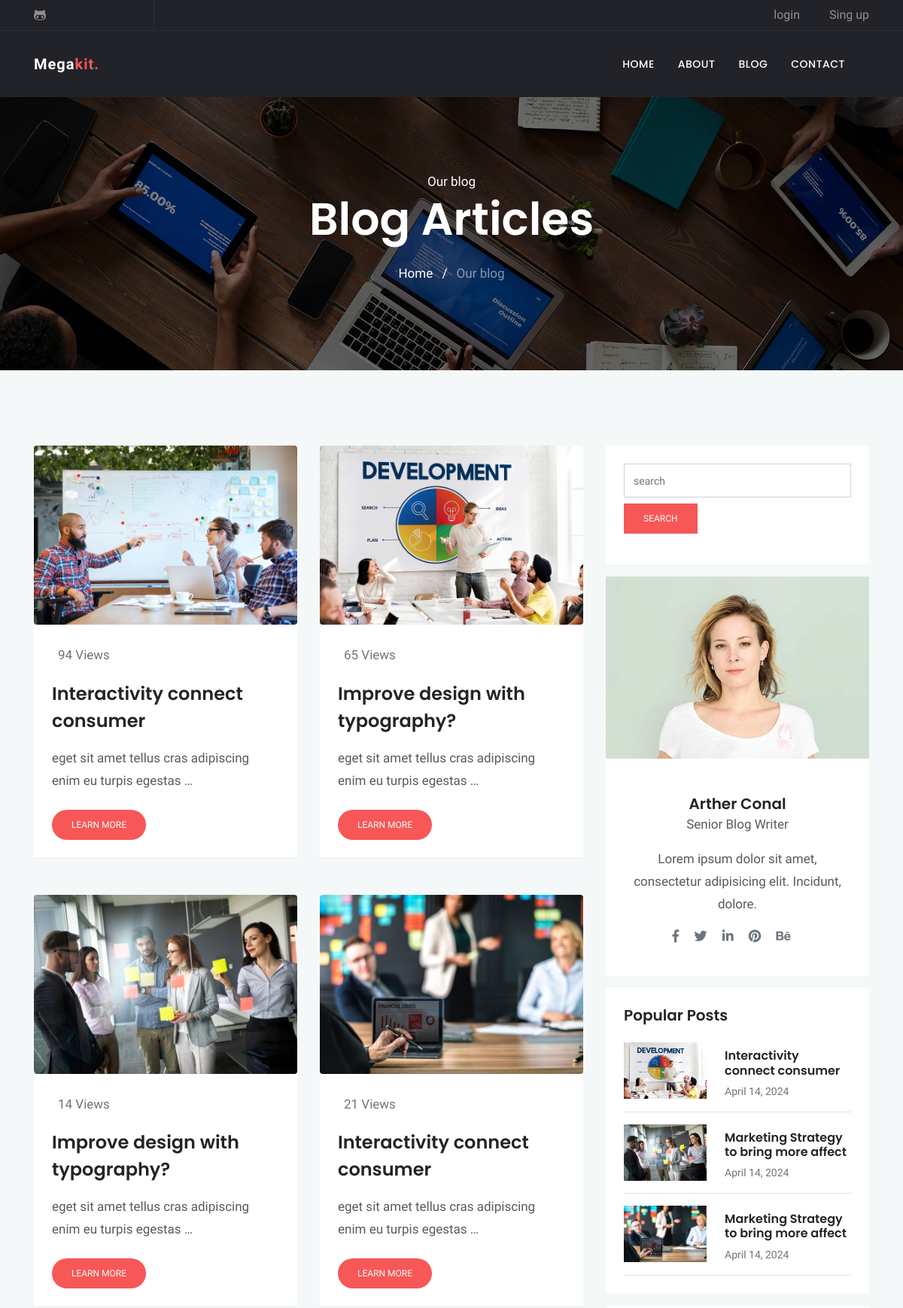
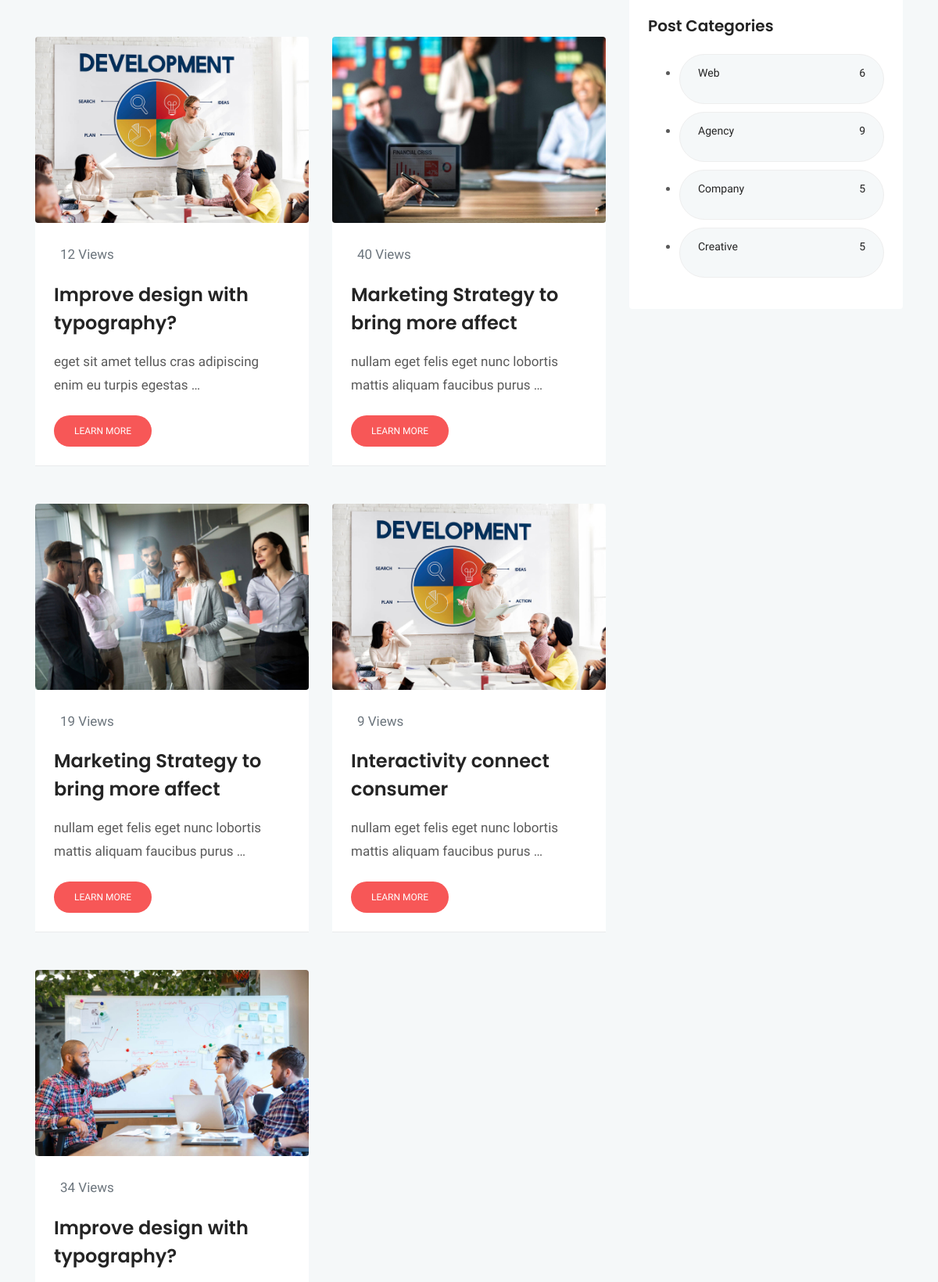
The app's page /blog/search/ (upper part) with its own data (2 pictures, top to bottom).
### blog/models.py (models this page shows, shortened)
class Post (models.Model) :
    image = models.ImageField(upload_to = 'blog/',default = 'blog/default.jpg')
    author = models.ForeignKey(User,on_delete=models.SET_NULL,null=True)
    title = models.CharField (max_length = 200)
    content = models.TextField ()
    tags = TaggableManager()
    category = models.ManyToManyField (Category)
    counted_view = models.IntegerField (default = 0)
    status = models.BooleanField (default = False)
    login_required = models.BooleanField (default = False)
    published_date = models.DateTimeField (null = True)
    created_date = models.DateTimeField (auto_now_add = True)
    update_date = models.DateTimeField (auto_now = True)
    class Meta:
        ordering = ['-created_date']

class Category(models.Model):
    name = models.CharField(max_length = 255)
    def __str__(self):
        return self.name

### blog/views.py (the view)
# urls.py: path('search/',blog_search, name="search"),
def blog_search(request):
    posts = Post.objects.filter(status=1)
    if request.method == 'GET':
        s = request.GET.get('s')
        if s:
            posts = posts.filter(content__contains=s)
    context = {'posts': posts}
    return render(request, "blog/blog-sidebar.html", context)

### blog/templatetags/blog_tags.py (called while the page is built)
@register.inclusion_tag('blog/popular-posts.html')
def latestposts(arg = 3) :
    posts = Post.objects.filter(status = 1).order_by('published_date')[:arg]
    return {'posts': posts}

@register.inclusion_tag('blog/post-categories.html')
def postcategories() :
    posts = Post.objects.filter(status = 1)
    categories = Category.objects.all()
    cat_dict = {}
    for name in categories :
        cat_dict[name]=posts.filter(category=name).count()
    return {'categories':cat_dict}

### templates/blog/blog-sidebar.html (shortened to what this page needs)
{% extends 'base.html' %}
{% load static %}
{% load blog_tags %}
{% block content %}
<!doctype html>
<html lang="en">
<head>
  <link rel="stylesheet" href="{% static 'plugins/bootstrap/css/bootstrap.min.css' %}">
  <link rel="stylesheet" href="{% static 'plugins/themify/css/themify-icons.css' %}">
  <link rel="stylesheet" href="{% static 'plugins/fontawesome/css/all.css' %}">
  <link rel="stylesheet" href="{% static 'plugins/magnific-popup/dist/magnific-popup.css' %}">
  <link rel="stylesheet" href="{% static 'plugins/slick-carousel/slick/slick.css' %}">
  <link rel="stylesheet" href="{% static 'plugins/slick-carousel/slick/slick-theme.css' %}">
  <link rel="stylesheet" href="{% static 'css/style.css' %}">
</head>
<body>
  <div class="main-wrapper ">
    <section class="page-title bg-1">
      <div class="container">
        <div class="row">
          <div class="col-md-12">
            <div class="block text-center">
              <span class="text-white">Our blog</span>
              <h1 class="text-capitalize mb-4 text-lg">Blog articles</h1>
              <ul class="list-inline">
                <li class="list-inline-item"><a href="http://127.0.0.1:8000/" class="text-white">Home</a></li>
                <li class="list-inline-item"><span class="text-white">/</span></li>
                <li class="list-inline-item"><a href="{% url 'blog:index' %}" class="text-white-50">Our blog</a></li>
              </ul>
            </div>
          </div>
        </div>
      </div>
    </section>
    <section class="section blog-wrap bg-gray">
      <div class="container">
        <div class="row">
          <div class="col-lg-8">
            <div class="row">
              {% for post in posts %}
              <div class="col-lg-6 col-md-6 mb-5">
                <div class="blog-item">
                  <img src="{{post.image.url}}" alt="" class="img-fluid rounded">
                  <div class="blog-item-content bg-white p-4">
                    <div class="blog-item-meta  py-1 px-2">
                      <span class="text-muted text-capitalize mr-3"></i>{{post.counted_view}} Views</span>
                    </div>
                    <h3 class="mt-3 mb-3"><a href="{% url 'blog:single' pid=post.id %}">{{post.title}}</a></h3>
                    <p class="mb-4">{{ post.content|truncatewords:10 }}</p>
                    <a href="{{post.id}}" class="btn btn-small btn-main btn-round-full">Learn More</a>
                  </div>
                </div>
              </div>
              {% endfor %}
            </div>
          </div>
          <div class="col-lg-4">
            <div class="sidebar-wrap">
              {% include 'blog/blog-search.html' %}
              {% include 'blog/blog-writer.html' %}
              {% latestposts 3 %}
              {% postcategories %}
            </div>
    </section>
</body>
</html>
{% endblock %}

### templates/blog/popular-posts.html
{% load static %}
{% load humanize %}
    <div class="sidebar-widget latest-post card border-0 p-4 mb-3">
        <h5>Popular Posts</h5>
        {% for post in posts %}
        <div class="media border-bottom py-3">
            <a href="{{post.id}}"><img class="mr-4" src="{{post.image.url}}" alt="" width="110px"></a>
            <div class="media-body">
                <h6 class="my-2"><a href="{% url 'blog:single' pid=post.id %}">{{post.title}}</a></h6>
                <span class="text-sm text-muted">{{post.published_date|naturalday}}</span>
            </div>
        </div>
        {% endfor %}
    </div>

### templates/blog/post-categories.html
{% load static %}
	<div class="sidebar-widget bg-white rounded tags p-4 mb-3">
		<h5 class="mb-4">Post Categories</h5>
        <ul class="cat-list">
            {% for name,count in categories.items %}
            <li>
                <a href="{% url 'blog:category' cat_name=name %}" class="d-flex justify-content-between">
                    <p>{{name}}</p>
                    <p>{{count}}</p>
                </a>
            </li>
            {% endfor %}
	</div>
</div>
            </div>
        </div>

### statics/css/style.css (style rules this page uses)
html { overflow-x: hidden; }
body { line-height: 1.5; font-family: "Hind", serif; -webkit-font-smoothing: antialiased; font-size: 17px; color: rgba(0, 0, 0, 0.65); }
h1, .h1, h2, .h2, h3, .h3, h4, .h4, h5, .h5, h6, .h6 { font-family: "Poppins", sans-serif; font-weight: 600; color: #242424; }
h1, .h1 { font-size: 2.5rem; }
h3, .h3 { font-size: 1.5rem; }
h5, .h5 { font-size: 1.25rem; }
h6, .h6 { font-size: 1rem; }
p { line-height: 30px; }
.btn { display: inline-block; font-size: 14px; font-size: 0.8125rem; font-weight: 400; padding: 1rem 2.5rem; text-transform: uppercase; border-radius: 0; transition: all 0.2s ease; }
.btn-main, .btn-transparent, .btn-small { background: #f75757; color: #fff; transition: all 0.2s ease; }
.btn-small { padding: 10px 25px; font-size: 12px; }
.btn-round-full { border-radius: 50px; }
.bg-gray { background: #f5f8f9; }
.section { padding: 100px 0; }
.overly, .page-title, .slider, .cta, .hero-img { position: relative; }
.overly:before, .page-title:before, .slider:before, .cta:before, .hero-img:before { content: ""; position: absolute; left: 0; top: 0; bottom: 0; right: 0; width: 100%; height: 100%; opacity: 0.5; background: #000; }
.text-sm { font-size: 14px; }
.text-lg { font-size: 3.75rem; }
a { color: #242424; text-decoration: none; }
.page-title { padding: 100px 0; }
.page-title .block h1 { color: #fff; }
.bg-1 { background: url("../images/bg/home-2.jpg") no-repeat 50% 50%; background-size: cover; }
.blog-item-content h3 { line-height: 36px; }
.blog-item-content h3 a { transition: all .4s ease 0s; }
.tags a { background: #f5f8f9; display: inline-block; padding: 8px 23px; border-radius: 38px; margin-bottom: 10px; border: 1px solid #eee; font-size: 14px; text-transform: capitalize; }
.blog-item { border-bottom: 1px solid rgba(0, 0, 0, 0.05); }

### records on screen
Post: image (picture), counted_view "94", title "Interactivity connect consumer", content "eget sit amet tellus cras adipiscing enim eu turpis egestas …"
Post: image (picture), counted_view "65", title "Improve design with typography?", content "eget sit amet tellus cras adipiscing enim eu turpis egestas …"
Post: image (picture), counted_view "14", title "Improve design with typography?", content "eget sit amet tellus cras adipiscing enim eu turpis egestas …"
Post: image (picture), counted_view "21", title "Interactivity connect consumer", content "eget sit amet tellus cras adipiscing enim eu turpis egestas …"
Post: image (picture), counted_view "12", title "Improve design with typography?", content "eget sit amet tellus cras adipiscing enim eu turpis egestas …"
Post: image (picture), counted_view "40", title "Marketing Strategy to bring more affect", content "nullam eget felis eget nunc lobortis mattis aliquam faucibus purus …", published_date "April 14, 2024"
Post: image (picture), counted_view "19", title "Marketing Strategy to bring more affect", content "nullam eget felis eget nunc lobortis mattis aliquam faucibus purus …", published_date "April 14, 2024"
Post: image (picture), counted_view "9", title "Interactivity connect consumer", content "nullam eget felis eget nunc lobortis mattis aliquam faucibus purus …", published_date "April 14, 2024"
Post: image (picture), counted_view "34", title "Improve design with typography?"
Category: name "Web", count "6"
Category: name "Agency", count "9"
Category: name "Company", count "5"
Category: name "Creative", count "5"
